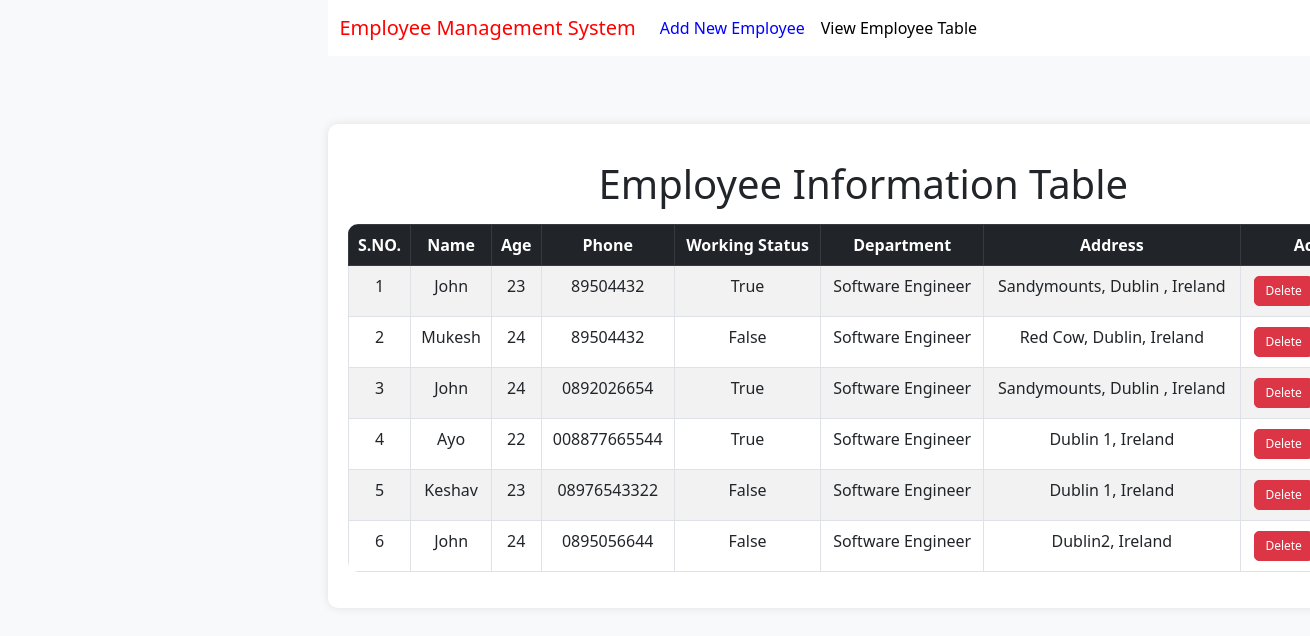
/home, run on an earlier commit of the app's database.
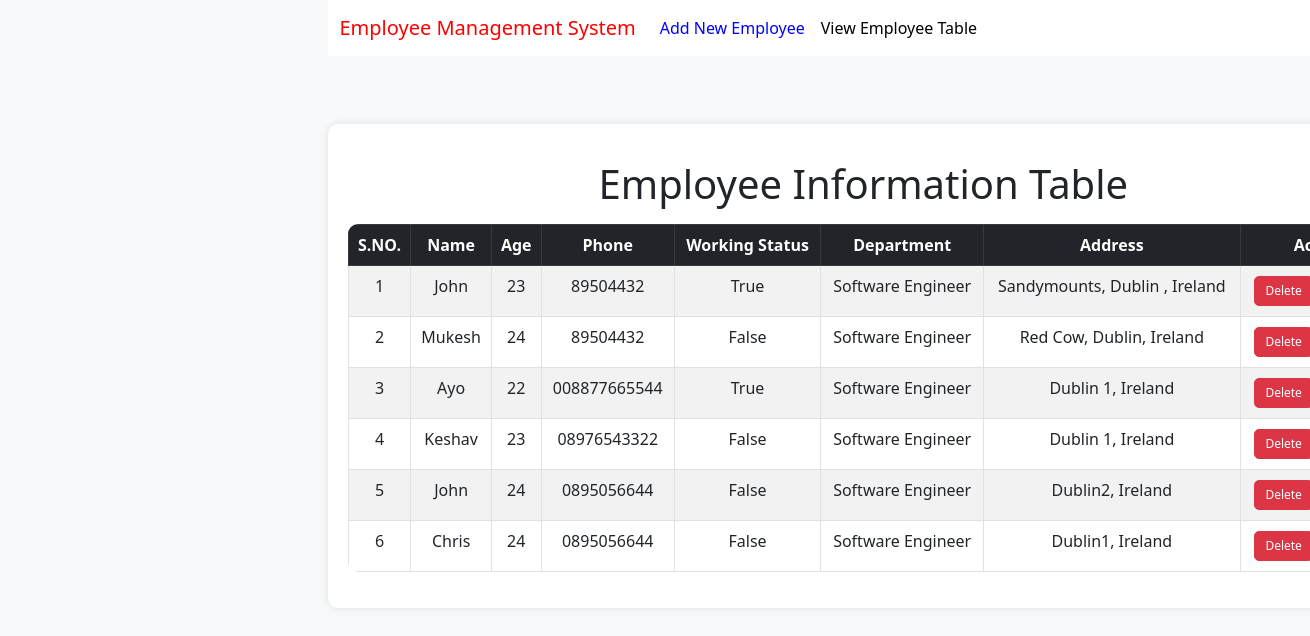
And on a later commit of the database.
### emp/models.py (models this page shows, shortened)
class Emp(models.Model):
    name=models.CharField(max_length=200)
    emp_age=models.CharField(max_length=200)
    phone=models.CharField(max_length=10)
    address=models.CharField(max_length=150)
    working=models.BooleanField(default=True)
    department=models.CharField(max_length=200)

### emp/views.py (the view)
# urls.py: path("home", fun.emp_home),
def emp_home(request):
    emps=Emp.objects.all()
    return render(request,"emp/home1.html",{'emps':emps})

### templates/emp/home1.html (shortened to what this page needs)
<!DOCTYPE html>
<html lang="en">
<head>
    <link href="https://cdn.jsdelivr.net/npm/bootstrap@5.2.2/dist/css/bootstrap.min.css"
          rel="stylesheet"
>
</head>
<body>
{% include 'emp/navbar.html' %}
<br>
<div class="container">
    <h1 class="text-center my-3" style="margin-right: 20px;">Employee Information Table</h1>
    <div class="table-responsive">
        <table class="table table-bordered table-striped">
            <thead class="table-dark">
            <tr>
                <th scope="col">S.NO.</th>
                <th scope="col">Name</th>
                <th scope="col">Age</th>
                <th scope="col">Phone</th>
                <th scope="col">Working Status</th>
                <th scope="col">Department</th>
                <th scope="col">Address</th>
                <th scope="col">Action</th>
            </tr>
            </thead>
            <tbody>
            {% for e in emps %}
            <tr>
                <td>{{forloop.counter}}</td>
                <td>{{e.name}}</td>
                <td>{{e.emp_age}}</td>
                <td>{{e.phone}}</td>
                <td>{{e.working}}</td>
                <td>{{e.department}}</td>
                <td>{{e.address}}</td>
                <td>
                    <a href="/emp/delete-emp/{{e.id}}" class="btn btn-danger btn-action">Delete</a>
                </td>
            </tr>
            {% endfor %}
            </tbody>
        </table>
    </div>
</div>
</body>
</html>

What changed in the data, as far as the page shows it:
removed Emp: name "John", emp_age "24", phone "0892026654", working "True", department "Software Engineer", address "Sandymounts, Dublin , Ireland"
added Emp: name "Chris", emp_age "24", phone "0895056644", working "False", department "Software Engineer", address "Dublin1, Ireland"
